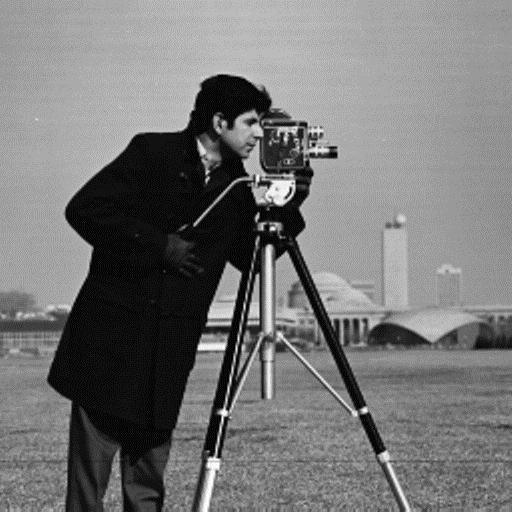
#> input picture week3/images/cameraman2.jpg, 512 x 512 px
$ jupyter execute --allow-errors ex1.ipynb
#> lines starting #> are read from the running program, lines starting #| are printed output that depends on the picture
[cell 1]
import cv2
import matplotlib.pyplot as plt
import numpy as np

[cell 2]
def histogram (img):
    h = np.zeros([256, 1], dtype = np.uint16)
    r, c = img.shape
    for i in range(r):
        for j in range(c):
            h[img[i, j]] = h[img[i, j]] + 1

    return h

[cell 3]
# [4 lines of commented-out code are left out]

[cell 4]
img = cv2.imread('./images/cameraman2.jpg', 0) # option 0 is greyscale
#> img is the input picture: shape (512, 512); min 0, max 255, mean 117.9

[cell 5]
plt.imshow(img, cmap = 'gray') #support colors
plt.axis('off')
plt.title('grayscale image')

[cell 6]
cv2.imshow('greyscale', img)
cv2.waitKey(0)
cv2.destroyAllWindows()

[cell 7]
print(type(img), img.shape)
#| <class 'numpy.ndarray'> (512, 512)

[cell 8]
h = histogram(img)
#> after the loop in histogram, `for i in range(r):`: h = 256 values, max 5031 at index 170, min 10 at index 251, mean 1024
fig = plt.figure()
plt.plot(h)
plt.title('Original Histogram')
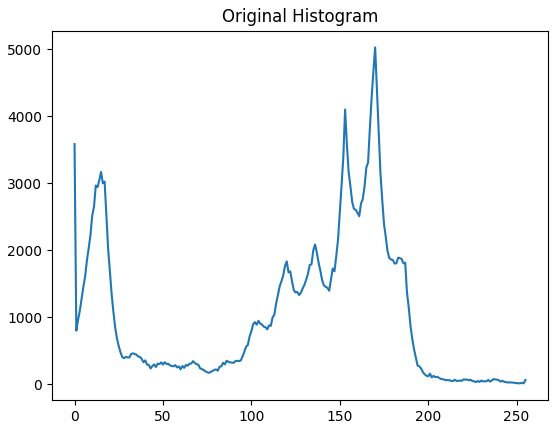
#> figure drawn by matplotlib, 1 panel; curve peaks at x = 170, y = 5031

## create histogram via cv2

[cell 9]
h = cv2.calcHist([img], [0], None, [256], [0,256])
plt.plot(h)
plt.title('Original Histogram')

[cell 10]
#Show histogram of gray level image
#  2nd method
plt.hist(img.ravel(), 256, [0,256])
plt.title('Histogram for gray scale image')
plt.show()
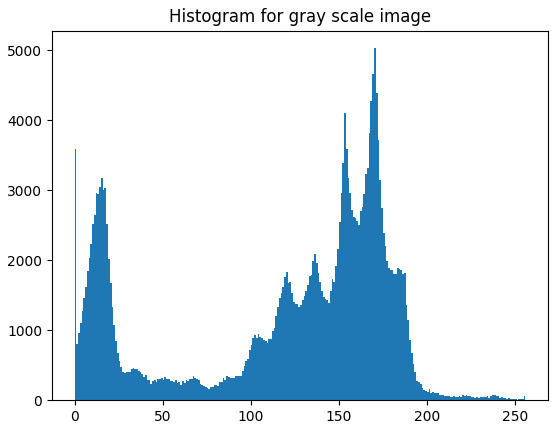
#> figure drawn by matplotlib, 1 panel; tallest bar 5031 high, from x = 170 to 171

[cell 11]
img = cv2.imread('./images/mandril_color.png', 1)
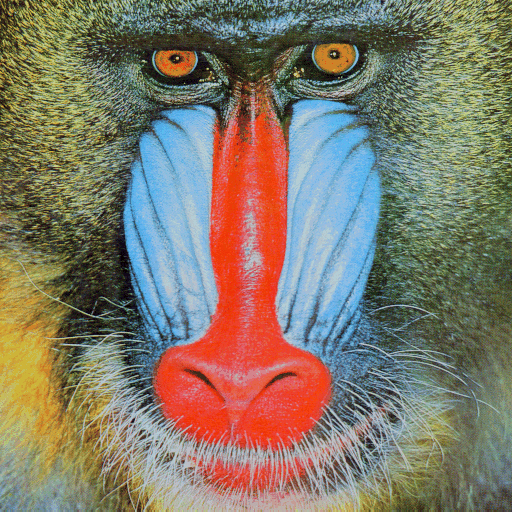
#> input picture week3/images/mandril_color.png, 512 x 512 px
#> img is the input picture: shape (512, 512, 3); mean B, G, R 105.2, 121.6, 129.6
h_blue = histogram(img[:, :, 0])
#> h_blue = 256 values, max 5347 at index 49, min 0 at index 245, mean 1024
h_green = histogram(img[:, :, 1])
#> h_green = 256 values, max 8842 at index 189, min 0 at index 3, mean 1024
h_red = histogram(img[:, :, 2])
#> h_red = 256 values, max 8102 at index 139, min 0 at index 0, mean 1024
